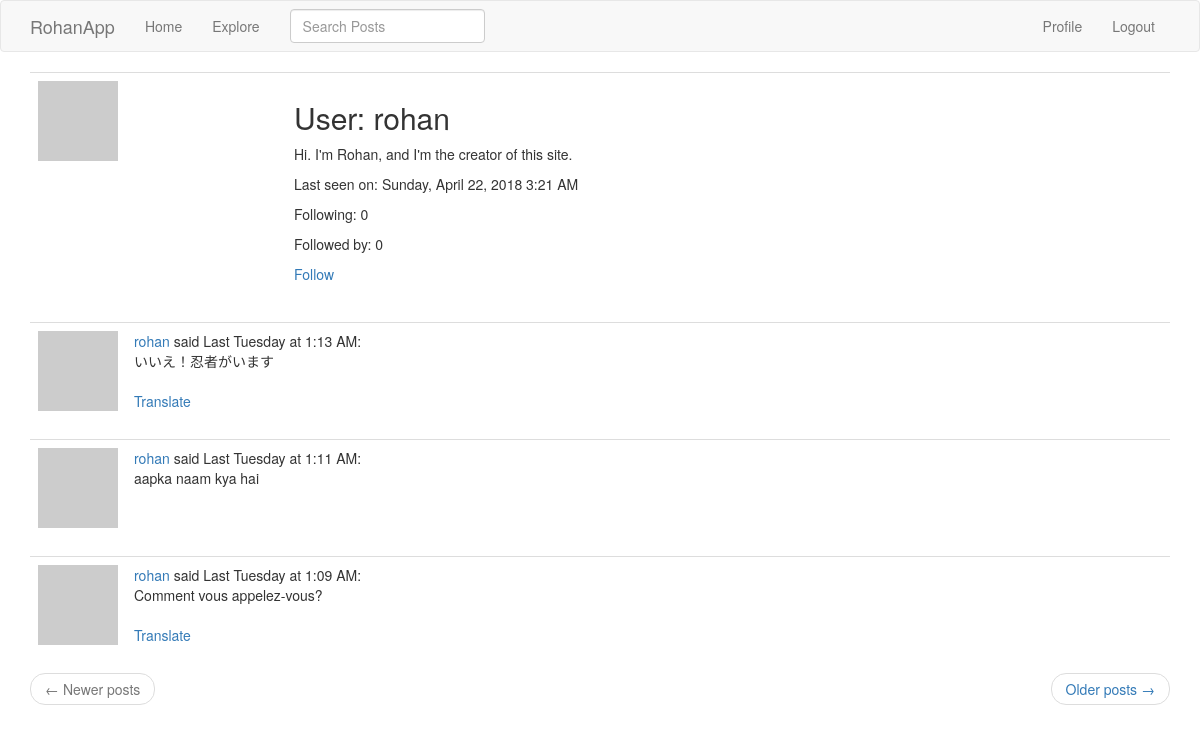
/user/rohan (signed in), run on an earlier commit of the app's database.
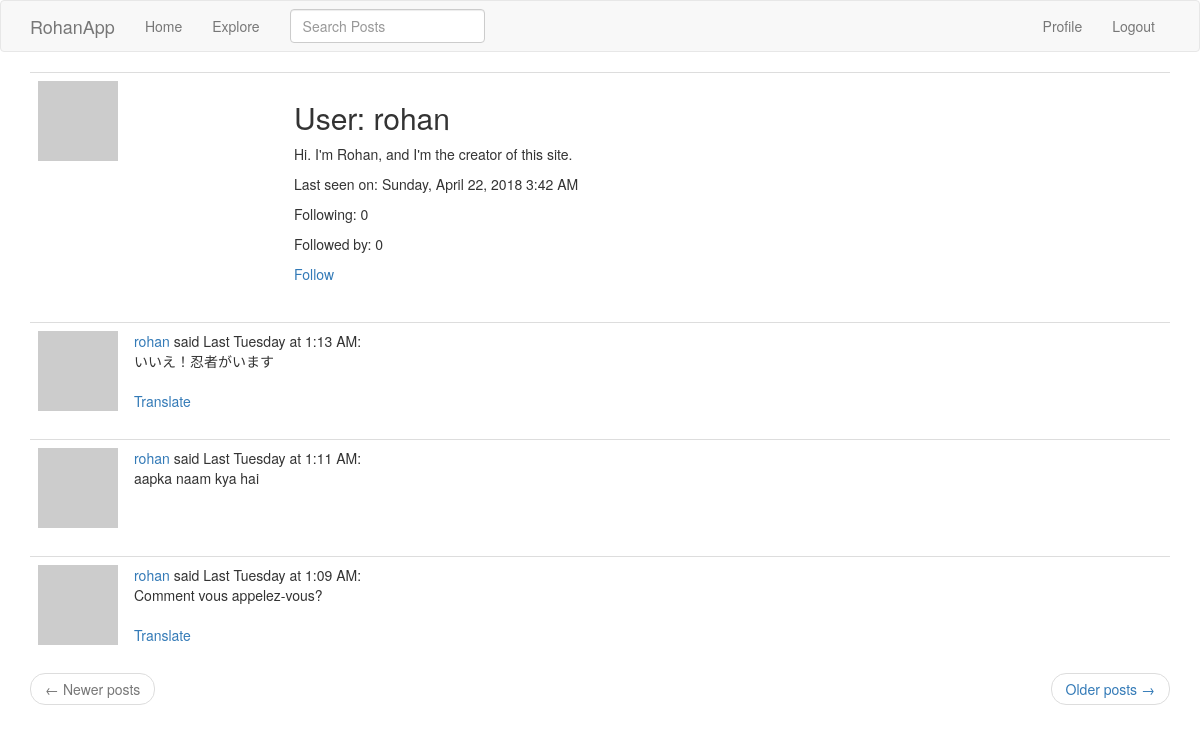
And on a later commit of the database.
### app/models.py (models this page shows, shortened)
class User(UserMixin, db.Model):
    id = db.Column(db.Integer, primary_key=True)
    username = db.Column(db.String(64), index=True, unique=True)
    email = db.Column(db.String(120), index=True, unique=True)
    password_hash = db.Column(db.String(128))
    posts = db.relationship('Post', backref='author', lazy='dynamic') # u.posts, p.author(s)
    about_me = db.Column(db.String(140))
    last_seen = db.Column(db.DateTime, default=datetime.utcnow)
    followed = db.relationship('User', secondary=followers,
        primaryjoin=(followers.c.follower_id == id), # LEFT # why isn't it just followers.follower_id ?
        secondaryjoin=(followers.c.followed_id == id), # RIGHT
        backref=db.backref('followers', lazy='dynamic'), lazy='dynamic')
    def avatar(self, size):
        digest = md5(self.email.lower().encode('utf-8')).hexdigest() # .encode('utf-8') converts email string to bytes
        return 'https://www.gravatar.com/avatar/{}?d=identicon&s={}'.format(digest, size)
    def is_following(self, user):
        return self.followed.filter(followers.c.followed_id == user.id).count() > 0 # filter ==, filter_by =

### app/main/routes.py (the view)
@bp.route('/user/<username>')
@login_required
def user(username):
    user = User.query.filter_by(username=username).first_or_404()
    page = request.args.get('page', 1, type=int)
    posts = user.posts.order_by(Post.timestamp.desc()).paginate(
        page, current_app.config['POSTS_PER_PAGE'], False)
    next_url = url_for('main.user', username=user.username, page=posts.next_num) if posts.has_next else None
    prev_url = url_for('main.user', username=user.username, page=posts.prev_num) if posts.has_prev else None
    return render_template('user.html', title = user.username, user = user, posts = posts.items,
                            next_url = next_url, prev_url = prev_url)

### app/main/forms.py
class SearchForm(FlaskForm):
    q = StringField('Search Posts', validators=[DataRequired()])
    def __init__(self, *args, **kwargs):
        if 'formdata' not in kwargs:
            kwargs['formdata'] = request.args # default is request.form
        if 'csrf_enabled' not in kwargs:
            kwargs['csrf_enabled'] = False # also, not putting form.hidden_tag() in the template
        super(SearchForm, self).__init__(*args, **kwargs)

### app/main/routes.py (called while the page is built)
@bp.before_app_request # executed just before any view function
def before_request():
    if current_user.is_authenticated:
        current_user.last_seen = datetime.utcnow() # .strftime('%m/%d/%Y %I:%M:%S %p')
        db.session.commit()
        g.search_form = SearchForm()
    g.locale = str(get_locale())

### app/models.py (called while the page is built)
@login.user_loader
def load_user(id):
    return User.query.get(int(id))

    @classmethod
    def before_commit(cls, session):
        session._changes = {
            'add': [obj for obj in session.new if isinstance(obj, cls)],
            'update': [obj for obj in session.dirty if isinstance(obj, cls)], # there is no db.session.update()
            'delete': [obj for obj in session.deleted if isinstance(obj, cls)]
        }

### app/templates/user.html
{% extends "base.html" %}
{% block app_content %}
    <table class="table table-hover">
        <tr>
            <td width="256px"><a href="https://en.gravatar.com" target="_blank"><img src="{{ user.avatar(256) }}"></a></td>
            <td>
                <h2>User: {{ user.username }}</h2>
                {% if user.about_me %}<p>{{ user.about_me }}</p>{% endif %}
                {% if user.last_seen %}
                <p>Last seen on: {{ moment(user.last_seen).format('LLLL') }}</p>
                {% endif %}
                <p>Following: {{ user.followed.count() }}</p>
                <p>Followed by: {{ user.followers.count() }}</p>
                {% if current_user == user %}
                <p><a href="{{ url_for('main.edit_profile') }}">Edit your profile</a></p>
                {% elif not current_user.is_following(user) %}
                <p><a href="{{ url_for('main.follow', username=user.username) }}">Follow</a></p>
                {% else %}
                <p><a href="{{ url_for('main.unfollow', username=user.username) }}">Unfollow</a></p>
                {% endif %}
            </td>
        </tr>
    </table>
    {% for post in posts %}
        {% include '_post.html' %}
    {% endfor %}
    <nav aria-label="...">
        <ul class="pager">
            <li class="previous{% if not prev_url %} disabled{% endif %}">
                <a href="{{ prev_url or '#' }}">
                    <span aria-hidden="true">&larr;</span> Newer posts
                </a>
            </li>
            <li class="next{% if not next_url %} disabled{% endif %}">
                <a href="{{ next_url or '#' }}">
                    Older posts <span aria-hidden="true">&rarr;</span>
                </a>
            </li>
        </ul>
    </nav>
{% endblock %}

What changed in the data, as far as the page shows it:
changed User "rohan": last_seen "Sunday, April 22, 2018 3:21 AM" → "Sunday, April 22, 2018 3:42 AM"
